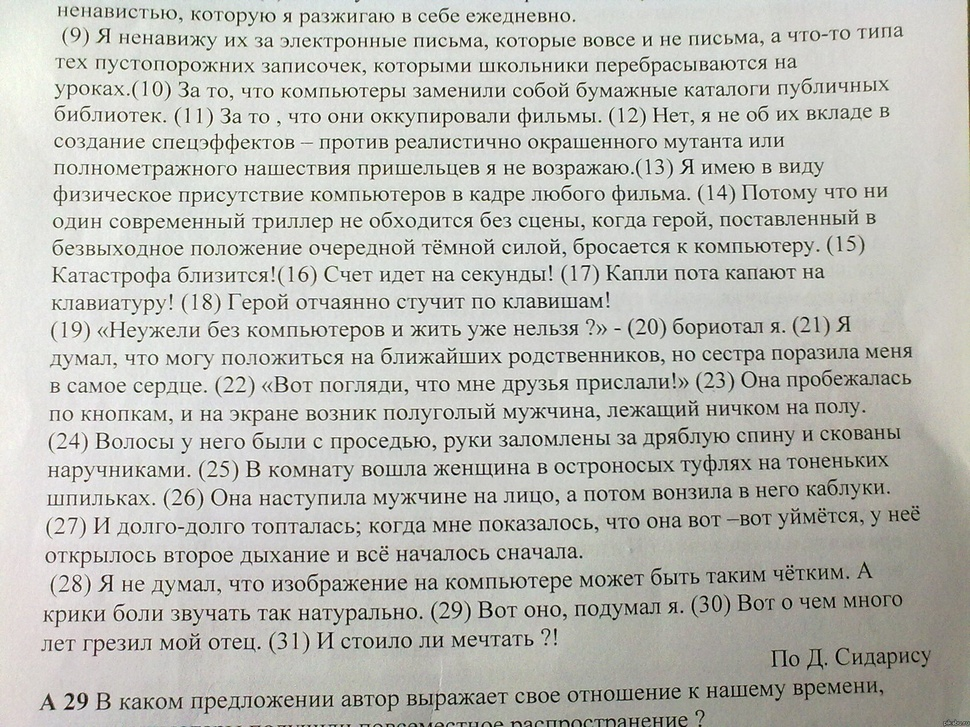
#> input picture react teach/mvp teach/my-node-project/Жаринов/7/text1.jpg, 970 x 727 px, shrunk from 1680 x 1260 before the run
$ python '2 с текстом.py'
#> lines starting #> are read from the running program, lines starting #| are printed output that depends on the picture
import cv2
import numpy as np
import matplotlib.pyplot as plt

# Чтение входного изображения
input_image = cv2.imread('text1.jpg')
#> input_image is the input picture: shape (727, 970, 3); mean B, G, R 184.5, 190.5, 190

# Преобразование изображения в цветовое пространство LAB
LAB_image = cv2.cvtColor(input_image, cv2.COLOR_BGR2LAB)
#> LAB_image: shape (727, 970, 3); mean of channels 0, 1, 2 195.2, 126.7, 131

# Выделение матрицы яркости
L = LAB_image[:, :, 0] / 100

# Задаем маску в виде матрицы
c = 0.60  # Основной параметр, который нужно подобрать
PSF = np.array([
    [-c,  -c,   -c],
    [-c, 1 + 8 * c, -c],
    [-c,  -c,   -c]
])

# Фильтрация с использованием заданной маски
L_out = cv2.filter2D(L, -1, PSF)
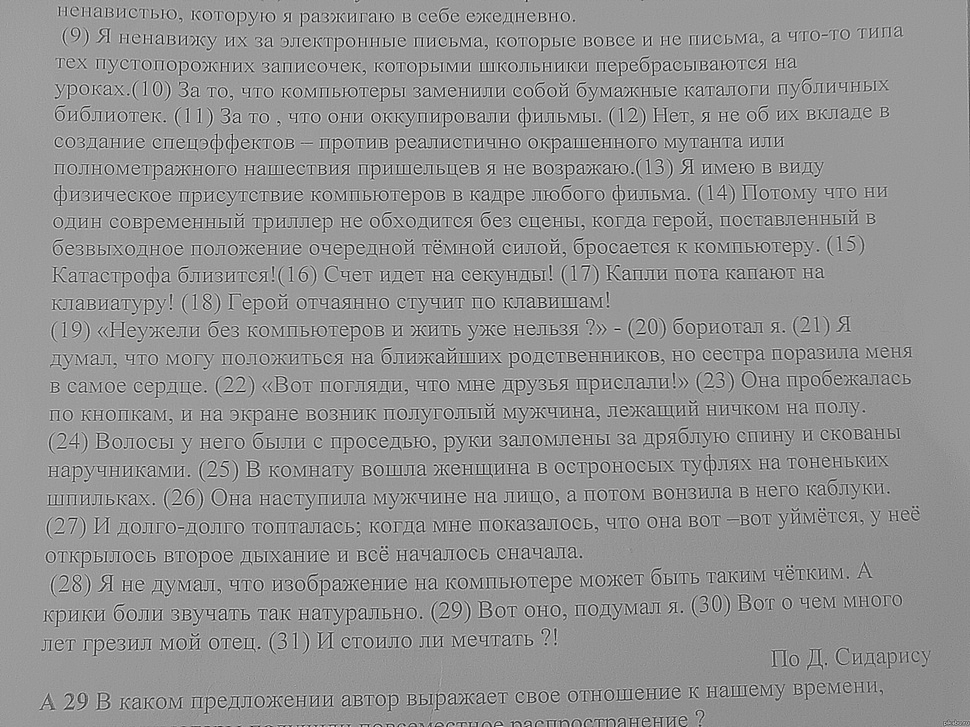
#> L_out: shape (727, 970) float64; min -6.48, max 7.87, mean 1.95; drawn with min black and max white

# Собираем изображение - яркость изменена, цвет не тронут
# Убираем отрицательные всплески, иначе будут искажения
L_max = np.max(L_out)  # Нужно, чтобы положительные всплески оставить
#> L_max = 7.87
L_out = np.clip(L_out, a_min=0., a_max=L_max)  # "Обрезаем"
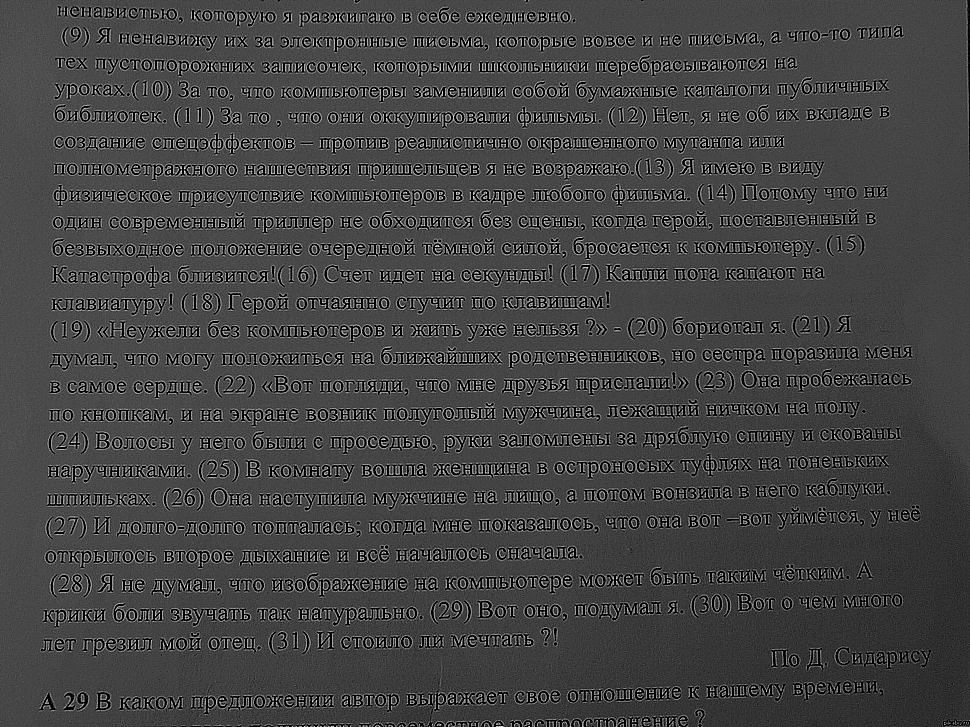
#> L_out: shape (727, 970) float64; min 0, max 7.87, mean 2.14; drawn with min black and max white

# Заменяем матрицу яркости
LAB_image[:, :, 0] = L_out * 100
#> LAB_image: shape (727, 970, 3); mean of channels 0, 1, 2 166.8, 126.7, 131

# Преобразование изображения обратно в цветовое пространство BGR
image_out = cv2.cvtColor(LAB_image, cv2.COLOR_LAB2BGR)
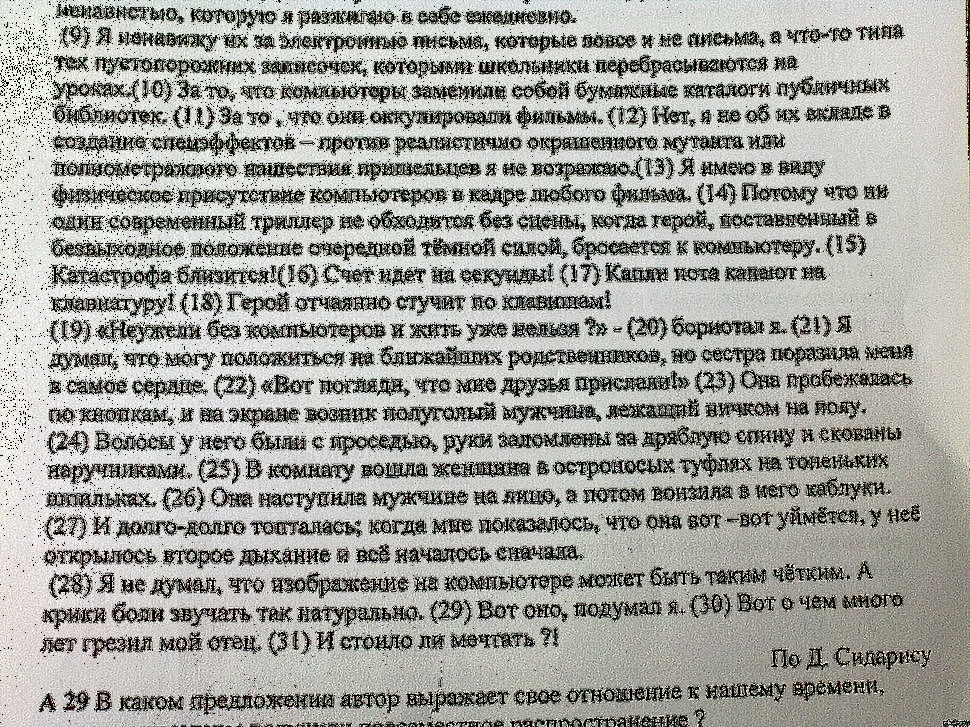
#> image_out: shape (727, 970, 3); mean B, G, R 157.5, 162.8, 162.4

# Вывод измененного изображения
plt.figure(figsize=(10, 5))
plt.subplot(1, 2, 1)
plt.title('Исходное изображение')
plt.imshow(cv2.cvtColor(input_image, cv2.COLOR_BGR2RGB))
plt.axis('off')

plt.subplot(1, 2, 2)
plt.title('Измененное изображение')
plt.imshow(cv2.cvtColor(image_out, cv2.COLOR_BGR2RGB))
plt.axis('off')

plt.show()
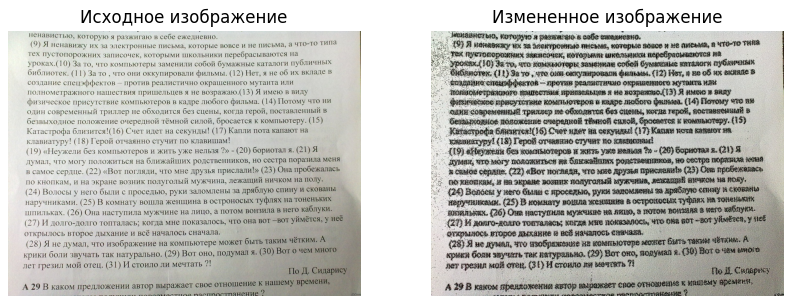
#> figure drawn by matplotlib, 2 panels

# Вычислим маску Фурье-фильтра по PSF:
PSF_padded = np.zeros_like(L) # из нулей, по размеру изобр.
PSF_padded[0:3,0:3] = PSF # вставили туда маску пр. фильтра
W = np.fft.fftshift(np.fft.fft2(PSF_padded)) # БПФ
W_dB = 20 * np.log10(np.abs(W)) # в дБ
plt.figure()
plt.imshow(W_dB, cmap='jet')
plt.colorbar(fraction=0.031, pad=0.04)
plt.title('Вычисление частотной маски фильтра')
plt.axis('off')
plt.tight_layout()
plt.show()
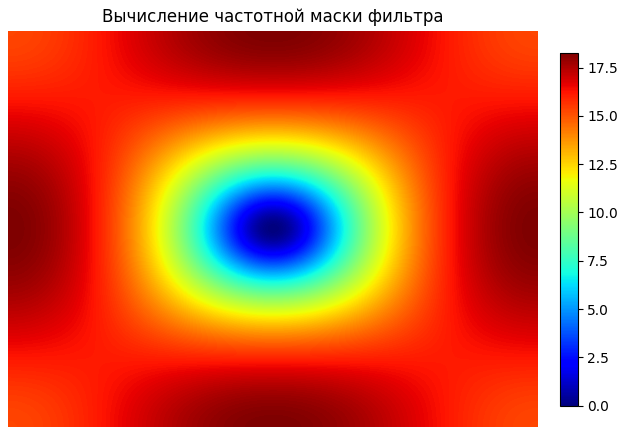
#> figure drawn by matplotlib, 2 panels

$ run again, with react teach/mvp teach/my-node-project/Жаринов/7/beach.jpg copied over react teach/mvp teach/my-node-project/Жаринов/7/text1.jpg
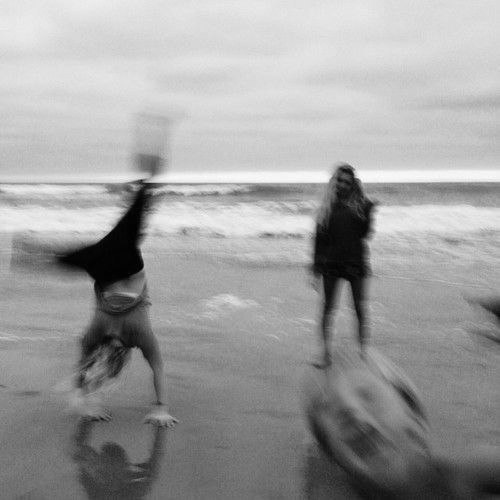
#> input picture react teach/mvp teach/my-node-project/Жаринов/7/beach.jpg, 500 x 500 px
#> input_image is the input picture: shape (500, 500, 3); min 0, max 253, mean 158.8
#> `L_out = cv2.filter2D(L, -1, PSF)`:
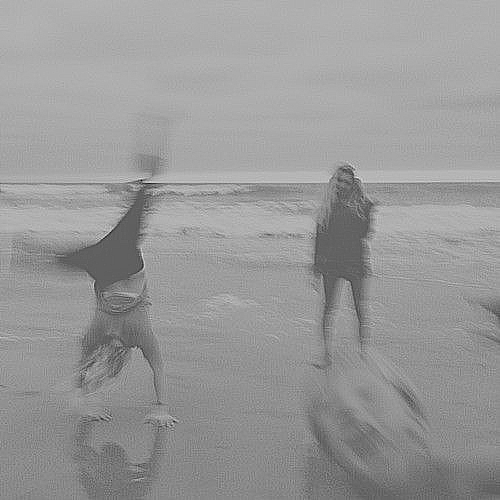
#> L_out: shape (500, 500) float64; min -2.74, max 4.58, mean 1.65; drawn with min black and max white
#> L_max = 4.58
#> `plt.show()`:
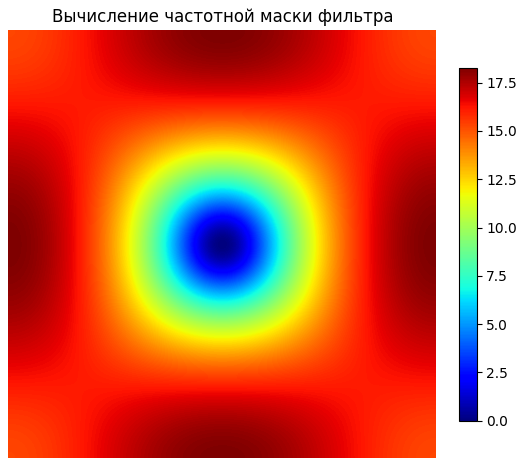
#> figure drawn by matplotlib, 2 panels
